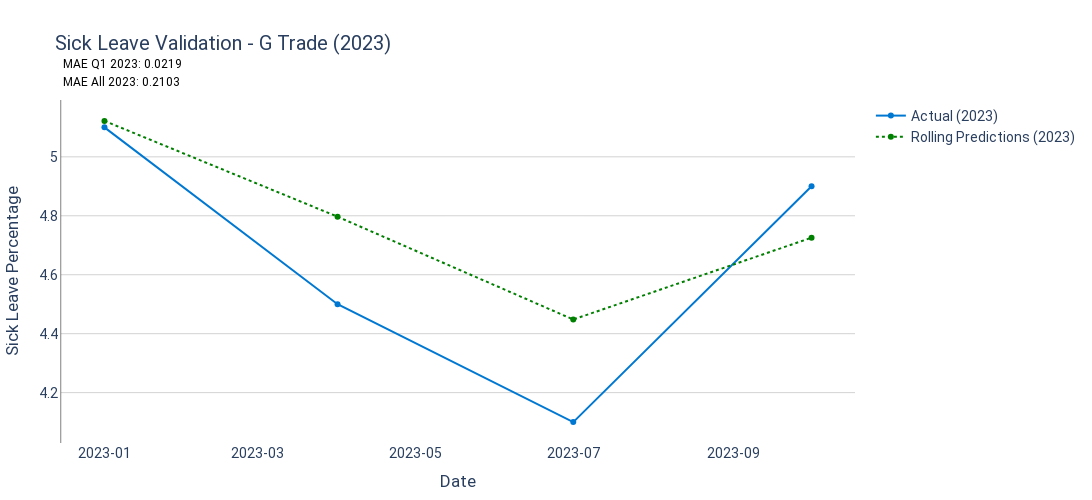

Notebook code for this chart:
### Code cell
# 15. Visualization for 2023
fig_2023 = go.Figure()
fig_2023.add_trace(go.Scatter(
    x=test_df[test_df['Year'] == 2023].index,
    y=y_test[test_df['Year'] == 2023],
    mode='lines+markers',
    name='Actual (2023)',
    line=dict(color='#0078d2', width=2)
))
fig_2023.add_trace(go.Scatter(
    x=test_df[test_df['Year'] == 2023].index,
    y=y_pred_2023,
    mode='lines+markers',
    name='Rolling Predictions (2023)',
    line=dict(color='green', width=2, dash='dot')
))
fig_2023.add_annotation(
    xref="paper", yref="paper", x=0.00, y=1.13, showarrow=False,
    text=f"MAE Q1 2023: {mae_q1_2023:.4f}",
    font=dict(size=12, color="black")
)
fig_2023.add_annotation(
    xref="paper", yref="paper", x=0.00, y=1.08, showarrow=False,
    text=f"MAE All 2023: {mae_all_2023:.4f}",
    font=dict(size=12, color="black")
)
fig_2023.update_layout(
    title=f'Sick Leave Validation - G Trade (2023)',
    xaxis_title='Date',
    yaxis_title='Sick Leave Percentage',
    plot_bgcolor='white',
    xaxis=dict(showgrid=False, tickformat="%Y-%m"),
    yaxis=dict(showgrid=True, gridcolor='lightgrey', showline=True, linewidth=0.5, linecolor='black'),
    font=dict(family="Roboto", size=14),
    margin=dict(l=50, r=50, t=100, b=50),
    width=1100, height=500
)
fig_2023.show()

### Figure 1 — Plotly figure (JSON) as saved in the notebook; plotly's stock layout.template omitted (floating-point values rounded to 4 significant figures)
{"data": [{"line": {"color": "#0078d2", "width": 2}, "mode": "lines+markers", "name": "Actual (2023)", "type": "scatter", "x": ["2023-01-01T00:00:00", "2023-04-01T00:00:00", "2023-07-01T00:00:00", "2023-10-01T00:00:00"], "y": [5.1, 4.5, 4.1, 4.9]}, {"line": {"color": "green", "dash": "dot", "width": 2}, "mode": "lines+markers", "name": "Rolling Predictions (2023)", "type": "scatter", "x": ["2023-01-01T00:00:00", "2023-04-01T00:00:00", "2023-07-01T00:00:00", "2023-10-01T00:00:00"], "y": [5.122, 4.797, 4.448, 4.726]}], "layout": {"annotations": [{"font": {"color": "black", "size": 12}, "showarrow": false, "text": "MAE Q1 2023: 0.0219", "x": 0, "xref": "paper", "y": 1.13, "yref": "paper"}, {"font": {"color": "black", "size": 12}, "showarrow": false, "text": "MAE All 2023: 0.2103", "x": 0, "xref": "paper", "y": 1.08, "yref": "paper"}], "font": {"family": "Roboto", "size": 14}, "height": 500, "margin": {"b": 50, "l": 50, "r": 50, "t": 100}, "plot_bgcolor": "white", "title": {"text": "Sick Leave Validation - G Trade (2023)"}, "width": 1100, "xaxis": {"showgrid": false, "tickformat": "%Y-%m", "title": {"text": "Date"}}, "yaxis": {"gridcolor": "lightgrey", "linecolor": "black", "linewidth": 0.5, "showgrid": true, "showline": true, "title": {"text": "Sick Leave Percentage"}}}}
